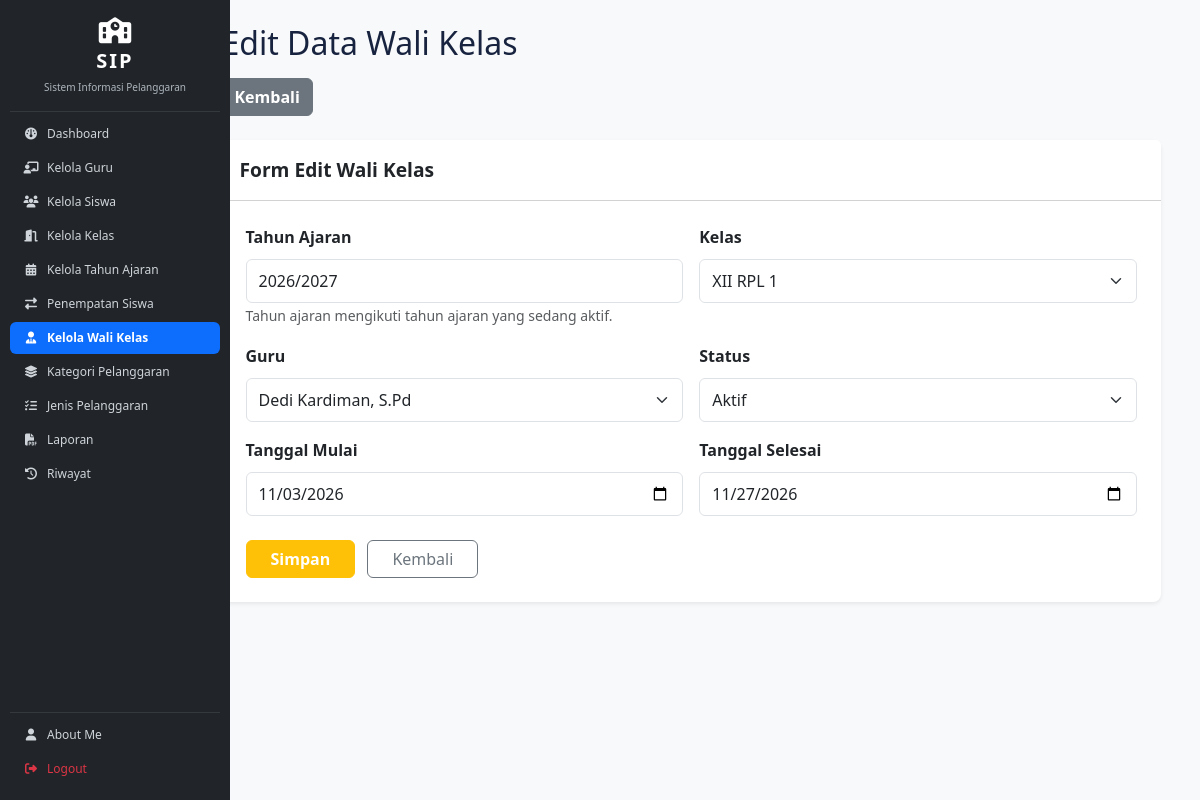
Screenshot of /edit_walikelas.php?id=252 (signed in) with the database file from the repository.
### tables this page shows
CREATE TABLE `t_tahun_ajaran` (
  `id` int(11) NOT NULL,
  `nama` varchar(20) DEFAULT NULL,
  `tanggal_mulai` date NOT NULL,
  `tanggal_selesai` date NOT NULL,
  `status_aktif` tinyint(1) NOT NULL,
  `created_at` timestamp NOT NULL DEFAULT current_timestamp(),
  `updated_at` timestamp NOT NULL DEFAULT current_timestamp()
);

CREATE TABLE `t_wali_kelas` (
  `id` int(11) NOT NULL,
  `tahun_ajaran_id` int(11) DEFAULT NULL,
  `kelas_id` int(11) DEFAULT NULL,
  `guru_id` int(11) DEFAULT NULL,
  `user_id` int(11) NOT NULL,
  `tanggal_mulai` date NOT NULL,
  `tanggal_selesai` date NOT NULL,
  `status_aktif` tinyint(1) NOT NULL,
  `created_at` timestamp NOT NULL DEFAULT current_timestamp() ON UPDATE current_timestamp(),
  `updated_at` timestamp NOT NULL DEFAULT current_timestamp()
);

CREATE TABLE `t_kelas` (
  `id` int(11) NOT NULL,
  `nama` varchar(100) DEFAULT NULL,
  `tingkat` varchar(20) NOT NULL,
  `jurusan` varchar(100) NOT NULL,
  `status_aktif` tinyint(1) NOT NULL,
  `created_at` timestamp NOT NULL DEFAULT current_timestamp(),
  `updated_at` timestamp NOT NULL DEFAULT current_timestamp()
);

CREATE TABLE `t_guru` (
  `id` int(11) NOT NULL,
  `nip` varchar(30) NOT NULL,
  `nama` varchar(150) DEFAULT NULL,
  `email` varchar(150) NOT NULL,
  `status_aktif` tinyint(1) NOT NULL,
  `user_id` int(11) NOT NULL,
  `created_at` timestamp NOT NULL DEFAULT current_timestamp(),
  `updated_at` timestamp NOT NULL DEFAULT current_timestamp()
);

### edit_walikelas.php (the view, shortened to what this page needs)
<?php
include 'config/koneksi.php';
$id = (int) ($_GET['id'] ?? 0);
$stmt = mysqli_prepare(
    $koneksi,
    "SELECT * FROM t_wali_kelas WHERE id = ?"
);
mysqli_stmt_bind_param($stmt, "i", $id);
mysqli_stmt_execute($stmt);
$hasil = mysqli_stmt_get_result($stmt);
$data = mysqli_fetch_assoc($hasil);
$tahun = mysqli_query(
    $koneksi,
    "SELECT id, nama FROM t_tahun_ajaran
     WHERE status_aktif = 1
     ORDER BY tanggal_mulai DESC, id DESC
     LIMIT 1"
);
$tahun_aktif = ($tahun) ? mysqli_fetch_assoc($tahun) : null;
$kelas = mysqli_query(
    $koneksi,
    "SELECT id, nama FROM t_kelas ORDER BY nama ASC"
);
$guru = mysqli_query(
    $koneksi,
    "SELECT id, nama FROM t_guru ORDER BY nama ASC"
);
?>
<!DOCTYPE html>
<html lang="id">
<head>
    <link href="https://cdn.jsdelivr.net/npm/bootstrap@5.3.3/dist/css/bootstrap.min.css" rel="stylesheet">
    <link rel="stylesheet" href="layout/style.css">
</head>
<body class="bg-light">
<div class="container-fluid">
    <div class="row">
        <?php include 'layout/sidebar.php'; ?>
        <main class="col-md-9 ms-sm-auto col-lg-10 p-4">
            <div class="d-flex justify-content-between align-items-center mb-3">
                <h1 class="h2 m-0">Edit Data Wali Kelas</h1>
            </div>
            <div class="mb-4">
                <a href="kelola_walikelas.php" class="btn btn-secondary fw-semibold">
                    Kembali
                </a>
            </div>
            <div class="card shadow-sm border-0 rounded-3 mb-5">
                <div class="card-header bg-white py-3">
                    <h5 class="card-title m-0 fw-bold">Form Edit Wali Kelas</h5>
                </div>
                <div class="card-body p-4">
                    <?php if (!$tahun_aktif) { ?>
                        <div class="alert alert-danger">
                            Tidak ada tahun ajaran yang aktif.
                            Silakan aktifkan tahun ajaran terlebih dahulu.
                        </div>
                    <?php } else { ?>
                    <form action="proses_edit_walikelas.php" method="POST">
                        <div class="row g-3">
                            <div class="col-md-6">
                                <label class="form-label fw-semibold">Tahun Ajaran</label>
                                <input type="text"
                                       class="form-control"
                                       value="<?= htmlspecialchars($tahun_aktif['nama']); ?>"
                                       readonly>
                                <small class="text-muted">
                                    Tahun ajaran mengikuti tahun ajaran yang sedang aktif.
                                </small>
                            </div>
                            <div class="col-md-6">
                                <label class="form-label fw-semibold">Kelas</label>
                                <select name="kelas_id" class="form-select" required>
                                    <?php while ($row = mysqli_fetch_assoc($kelas)) { ?>
                                        <option value="<?= (int)$row['id']; ?>" <?= ($row['id'] == $data['kelas_id']) ? 'selected' : ''; ?>>
                                            <?= htmlspecialchars($row['nama']); ?>
                                        </option>
                                    <?php } ?>
                                </select>
                            </div>
                            <div class="col-md-6">
                                <label class="form-label fw-semibold">Guru</label>
                                <select name="guru_id" class="form-select" required>
                                    <?php while ($row = mysqli_fetch_assoc($guru)) { ?>
                                        <option value="<?= (int)$row['id']; ?>" <?= ($row['id'] == $data['guru_id']) ? 'selected' : ''; ?>>
                                            <?= htmlspecialchars($row['nama']); ?>
                                        </option>
                                    <?php } ?>
                                </select>
                            </div>
                            <div class="col-md-6">
                                <label class="form-label fw-semibold">Status</label>
                                <select name="status_aktif" class="form-select" required>
                                    <option value="1" <?= ($data['status_aktif'] == 1) ? 'selected' : ''; ?>>Aktif</option>
                                </select>
                            </div>
                            <div class="col-md-6">
                                <label class="form-label fw-semibold">Tanggal Mulai</label>
                                <input type="date"
                                       name="tanggal_mulai"
                                       class="form-control"
                                       value="<?= htmlspecialchars($data['tanggal_mulai']); ?>"
                                       required>
                            </div>
                            <div class="col-md-6">
                                <label class="form-label fw-semibold">Tanggal Selesai</label>
                                <input type="date"
                                       name="tanggal_selesai"
                                       class="form-control"
                                       value="<?= htmlspecialchars($data['tanggal_selesai']); ?>"
                                       required>
                            </div>
                            <div class="col-12 mt-4">
                                <button type="submit" class="btn btn-warning px-4 fw-semibold text-white">
                                    Simpan
                                </button>
                                <a href="kelola_walikelas.php" class="btn btn-outline-secondary px-4 ms-2">
                                    Kembali
                                </a>
                            </div>
                        </div>
                    </form>
                    <?php } ?>
                </div>
            </div>
        </main>
    </div>
</div>
</body>
</html>

### layout/style.css (style rules this page uses)
:root { --primary: #3659d9; --navy: #17233f; --background: #f4f6fb; --text-muted: #778198; --border: #e8ecf4; }
* { box-sizing: border-box; }
html { scrollbar-gutter: stable; }
body { margin: 0; font-family: 'Poppins', sans-serif; background: var(--background); color: var(--navy); }
.page-title, main[class*="col-"] h1.h2:not(.fw-bold), main[class*="col-"] h2.mb-4, main[class*="col-"] h3.fw-bold.text-dark.m-0, main[class*="col-"] .menu-page-title { color: var(--navy) !important; font-size: 2rem; font-weight: 500 !important; line-height: 1.2; }
main[class*="col-"] { min-width: 0; }
main[class*="col-"] { font-size: 1rem; line-height: 1.6; }
main[class*="col-"] .card { border-radius: 12px; }
main[class*="col-"] .card-header { padding: 14px 18px; }
main[class*="col-"] .card-header h5, main[class*="col-"] .card-header .card-title { font-size: 1.2rem; line-height: 1.45; }
main[class*="col-"] label, main[class*="col-"] .form-label, main[class*="col-"] .form-text, main[class*="col-"] .alert, main[class*="col-"] .btn, main[class*="col-"] .form-control, main[class*="col-"] .form-select { font-size: 1rem; }
main[class*="col-"] .form-control, main[class*="col-"] .form-select { min-height: 44px; }

### rows the page displays
t_tahun_ajaran: nama "2026/2027"
t_wali_kelas: kelas_id "XII RPL 1", guru_id "Dedi Kardiman, S.Pd", status_aktif "Aktif", tanggal_mulai "11/03/2026", tanggal_selesai "11/27/2026"
